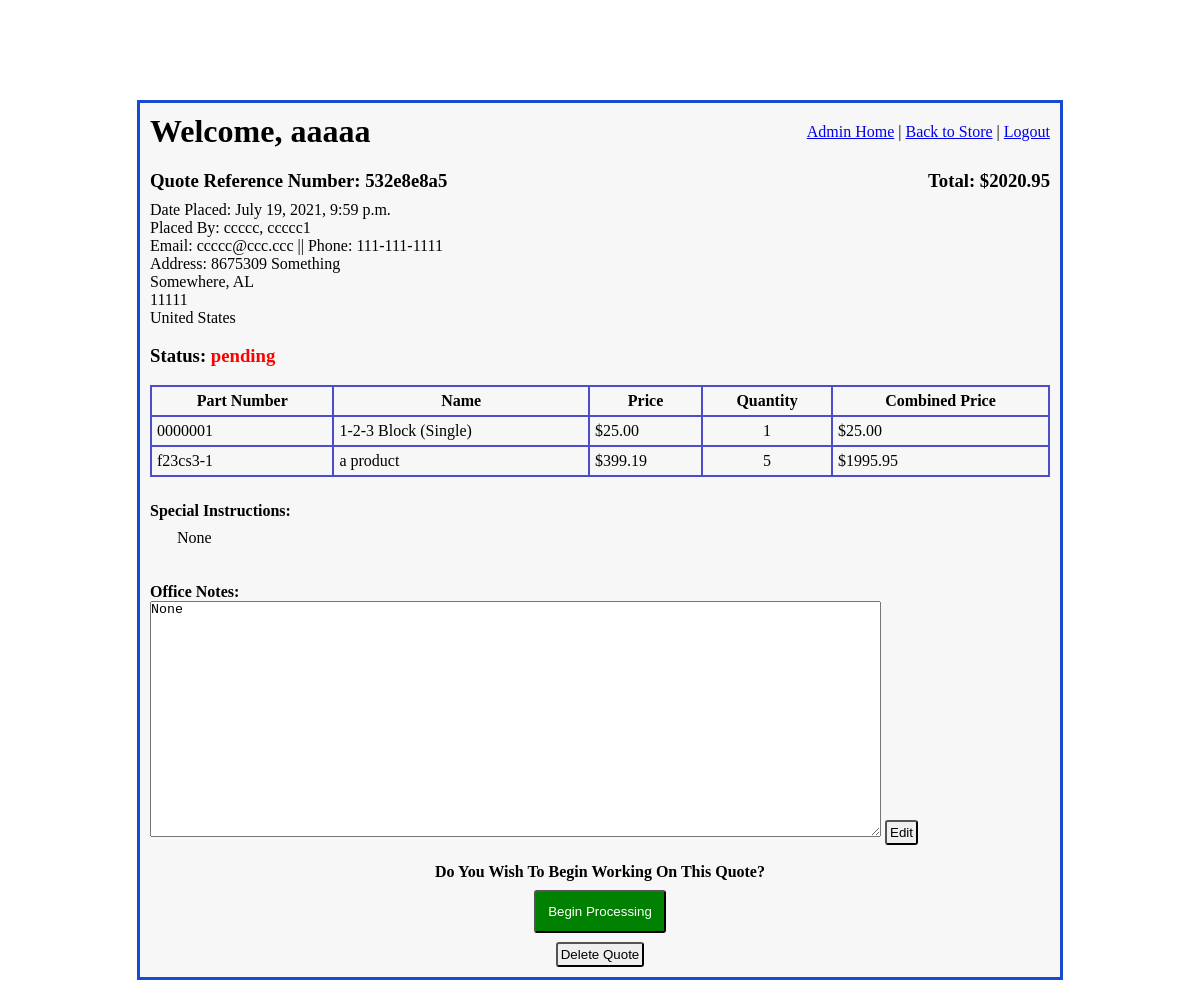
/admin_access/view_quote/58 (signed in), run on the app's committed database.
### imgfield_app/models.py (models this page shows)
class User(models.Model):
    first_name = models.CharField(max_length=45)
    last_name = models.CharField(max_length=60)
    email = models.CharField(max_length=60)
    password = models.CharField(max_length=60)
    security_level = models.IntegerField()
    created_at = models.DateTimeField(auto_now_add=True)
    updated_at = models.DateTimeField(auto_now=True)
    objects = UserManager()

class Quote(models.Model):
    quoted_by = models.ForeignKey(
        User,
        related_name="user_quotes",
        on_delete=models.CASCADE
    )
    contact_info =  models.ForeignKey(
        ContactInfo,
        related_name="quotes",
        on_delete = models.CASCADE,
        null=True, blank=True,
    )
    ref_number = models.CharField(max_length=10)
    total_price = models.DecimalField(decimal_places=2, max_digits=10, null=True, blank=True)
    status = models.CharField(max_length=27)
    special_instructions = models.TextField(null=True, blank=True)
    office_notes = models.TextField(null=True, blank=True)
    placed_at = models.DateTimeField(auto_now_add=True)
    created_at = models.DateTimeField(auto_now_add=True)
    updated_at = models.DateTimeField(auto_now=True)
    objects = QuoteManager()

class ContactInfo(models.Model):
    user = models.ManyToManyField(
        User,
        related_name="user_contact_infos"
    )
    address_1 = models.CharField(max_length=54)
    address_2 = models.CharField(max_length=54, null=True, blank=True)
    city = models.CharField(max_length=54)
    zip_code = models.IntegerField()
    state = models.CharField(max_length=54)
    country = models.CharField(max_length=54)
    phone = models.CharField(max_length=15)
    created_at = models.DateTimeField(auto_now_add=True)
    updated_at = models.DateTimeField(auto_now=True)
    objects = ContactInfoManager()

class QuoteProduct(models.Model):
    product_on_quote = models.ForeignKey(
        Product,
        related_name="quote_of_product",
        on_delete=models.CASCADE
    )
    quote = models.ForeignKey(
        Quote,
        related_name="quote_product",
        on_delete=models.CASCADE
    )
    quantity = models.IntegerField()
    combined_price = models.DecimalField(decimal_places=2, max_digits=10, null=True, blank=True)
    created_at = models.DateTimeField(auto_now_add=True)
    updated_at = models.DateTimeField(auto_now=True)

class Product(models.Model):
    name = models.CharField(max_length=108)
    part_number = models.CharField(max_length=27)
    manufacturer = models.CharField(max_length=45, null=True, blank= True)
    price = models.DecimalField(decimal_places=2, max_digits=5)
    desc = models.CharField(max_length=189)
    exp_desc = models.TextField(null=True, blank=True)
    quantity_in_stock = models.IntegerField(null=True, blank=True)
    created_at = models.DateTimeField(auto_now_add=True)
    updated_at = models.DateTimeField(auto_now=True)
    objects = ProductManager()

class QuoteItem(models.Model):
    item_on_quote = models.ForeignKey(
        EnteredItem,
        related_name="quote_of_item",
        on_delete=models.CASCADE
    )
    quote = models.ForeignKey(
        Quote,
        related_name="quote_item",
        on_delete=models.CASCADE
    )
    quantity = models.IntegerField()
    combined_price = models.DecimalField(decimal_places=2, max_digits=10, null=True, blank=True)
    created_at = models.DateTimeField(auto_now_add=True)
    updated_at = models.DateTimeField(auto_now=True)

class EnteredItem(models.Model):
    name = models.CharField(max_length=108)
    part_number = models.CharField(max_length=27, null=True, blank= True)
    manufacturer = models.CharField(max_length=45, null=True, blank= True)
    price = models.DecimalField(decimal_places=2, max_digits=10, null=True, blank=True)
    notes = models.TextField(null=True, blank= True)
    created_at = models.DateTimeField(auto_now_add=True)
    updated_at = models.DateTimeField(auto_now=True)
    objects = EnteredItemManager()

### admin_app/views.py (the view)
# urls.py: path('view_quote/<int:quote_id>', views.view_quote),
def view_quote(request, quote_id):
    if 'user_id' in request.session:
        logged_user = User.objects.get(id=request.session['user_id'])
        if logged_user.security_level > 4:
            quote = Quote.objects.get(id=quote_id)
            all_quoteproducts = QuoteProduct.objects.filter(quote=quote)
            all_quoteitems = QuoteItem.objects.filter(quote=quote)
            all_quote_adminitems = QuoteAdminItem.objects.filter(quote=quote)
            context = {
                'logged_user': logged_user,
                'quote': quote,
                'products': all_quoteproducts,
                'items': all_quoteitems,
                'adminitems': all_quote_adminitems,
            }
            return render(request, "admin_view_quote.html", context)
    return redirect("/")

### admin_app/templates/admin_view_quote.html (shortened to what this page needs)
<!DOCTYPE html>
<html lang="en">
<head>
    {% load static %}
    <link rel="stylesheet" href="{% static 'css/admin_main.css' %}">
    <link rel="stylesheet" href="{% static 'css/admin_view_quote.css' %}">
</head>
<body>
    <div id="wrapper">
        <div id="header">
            <h1>Welcome, {{ logged_user.first_name }}</h1>
            <div id="links">
                <a href="/admin_access">Admin Home</a> |
                <a href="/">Back to Store</a> |
                <a href="/signon/logout">Logout</a>
            </div>
        </div>
        <div id="content">
            <div id="quote_head">
                <h3>Quote Reference Number: {{ quote.ref_number }} </h3>
                <h3 id="total">Total: ${{ quote.total_price }}</h3>
            </div>
            <div id="order_info">
                <p>Date Placed: {{quote.placed_at }}</p>
                <p>Placed By: {{ quote.quoted_by.last_name }}, {{ quote.quoted_by.first_name }}</p>
                <p>Email: {{ quote.quoted_by.email }} || Phone: {{ quote.contact_info.phone }}</p>
                <p>Address: {{ quote.contact_info.address_1 }}</p>
                <p id="line3">{{ quote.contact_info.city }}, {{ quote.contact_info.state }}</p>
                <p id="line4">{{ quote.contact_info.zip_code }}</p>
                <p id="line5">{{ quote.contact_info.country }}</p>
                <h3> Status:
                {% if quote.status == "pending" %}
                    <span class="red">{{ quote.status }}</span>
                {% elif quote.status == "in process" %}
                    <span class="green">{{ quote.status }}</span>
                {% else %}
                <span>{{ quote.status }}</span>
                {% endif %}
                </h3>
            </div>
            <table>
                <tr>
                    <th>Part Number</th>
                    <th>Name</th>
                    <th>Price</th>
                    <th>Quantity</th>
                    <th>Combined Price</th>
                </tr>
                {% for product in products %}
                <tr>
                    <td>{{ product.product_on_quote.part_number }}</td>
                    <td>{{ product.product_on_quote.name }}</td>
                    <td>${{ product.product_on_quote.price }}</td>
                    <td>
                        <div class="prod_quant">
                            <p>{{ product.quantity }}</p>
                        </div>
                    </td>
                    <td>${{ product.combined_price }}</td>
                </tr>
                {% endfor %}
                {% for item in items %}
                <tr>
                    <td>{{ item.item_on_quote.part_number }}</td>
                    <td>{{ item.item_on_quote.name }}</td>
                    <td>${{ item.item_on_quote.price }}</td>
                    <td>
                        <div class="prod_quant">
                            <p>{{ item.quantity }}</p>
                        </div>
                    </td>
                    <td>${{ item.combined_price }}</td>
                </tr>
                {% endfor %}
            </table>
            <div id="special_instructions">
                <h4>Special Instructions: </h4>
                <p>{{ quote.special_instructions }}</p>
            </div>
            <div id="office_notes">
                <h4>Office Notes: </h4>
                <form action="/admin_access/edit_off_notes" method="POST">
                    <textarea name="office_notes">{{ quote.office_notes }}</textarea>
                    <button type="submit">Edit</button>
                </form>
            </div>
            <div id="process_quote">
                {% if quote.status == "pending" %}
                <h4>Do You Wish To Begin Working On This Quote?</h4>
                <form action="/admin_access/begin_processing_quote" method="POST">
                    <button id="begin_proc_btn" type="submit">Begin Processing</button>
                </form>
                {% else %}
                <h2>Quote Status: {{ quote.status }}</h2>
                {% endif %}
            </div>
            <div id="dlt_quote_btn">
                {% if quote.status == "pending" or quote.status == "in process" %}
                <button type="submit"><a href="/admin_access/confirm_delete_quote/{{ quote.id }}">Delete
                        Quote</a></button>
                {% endif %}
            </div>
        </div>
    </div>
</body>
</html>

### admin_app/static/css/admin_main.css (style rules this page uses)
* { margin: 0; padding: 0; }
#wrapper { width: 900px; margin: 100px auto; border: 3px solid rgb(23, 73, 211); padding: 10px; background-color: #F7F7F7; }
#header { display: flex; margin-bottom: 20px; }
#header h1 { flex: 7; }
#links { padding-top: 10px; }
button { padding: 3px; border-radius: 3px; }
.red { color: red; }

### admin_app/static/css/admin_view_quote.css (style rules this page uses)
#quote_head { display: flex; margin-bottom: 9px; }
#quote_head h3 { flex: 1; }
#total { text-align: right; }
#order_info { margin-bottom: 18px; }
#order_info h3 { margin-top: 18px; }
.red { color: red; }
table { width: 100%; border-collapse: collapse; margin-bottom: 25px; }
table, th, td { border: 2px solid rgb(77, 77, 201) }
th, td { padding: 5px; }
th { text-align: center; }
.prod_quant { display: flex; }
.prod_quant p { margin: auto; }
#special_instructions, #add_adminitem { margin-bottom: 36px; }
#special_instructions p { margin: 9px 0px 0px 27px; }
#office_notes { margin-bottom: 18px; }
#office_notes textarea { width: 81%; height: 234px; }
#process_quote { text-align: center; }
#begin_proc_btn { margin: 9px 0px; background-color: green; color: white; padding: 12px; }
#dlt_quote_btn { text-align: center; }
#dlt_quote_btn a { text-decoration: none; color: black; }

### data on the page
User: first_name "aaaaa"
Quote: ref_number "532e8e8a5", total_price "2020.95", placed_at "July 19, 2021, 9:59 p.m.", quoted_by.last_name "ccccc", quoted_by.first_name "ccccc1", quoted_by.email "ccccc@ccc.ccc", contact_info.phone "111-111-1111", contact_info.address_1 "8675309 Something", contact_info.city "Somewhere", contact_info.state "AL", contact_info.zip_code "11111", contact_info.country "United States", status "pending", special_instructions "None", office_notes "None"
QuoteProduct: product_on_quote.part_number "0000001", product_on_quote.name "1-2-3 Block (Single)", product_on_quote.price "25.00", quantity "1", combined_price "25.00"
QuoteItem: item_on_quote.part_number "f23cs3-1", item_on_quote.name "a product", item_on_quote.price "399.19", quantity "5", combined_price "1995.95"
